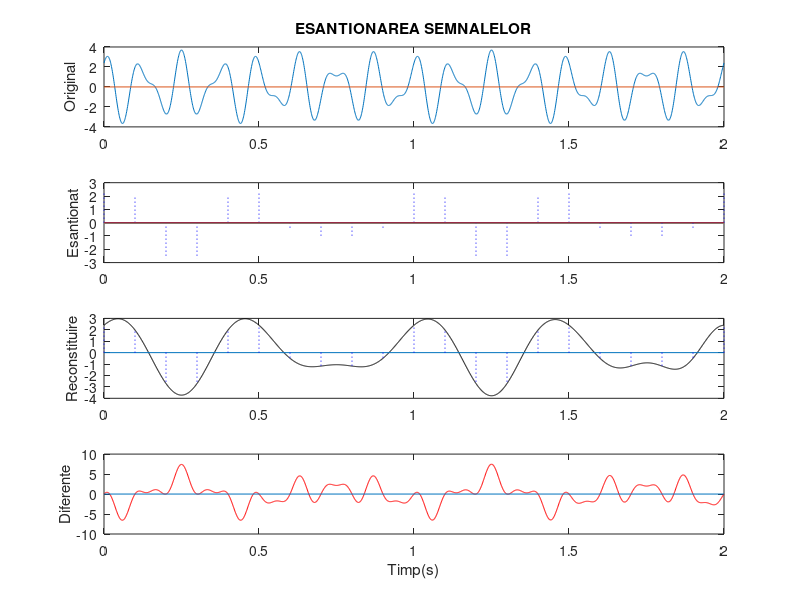

Write the MATLAB code that produced this figure.
% optiune de reprezentare (rep=0) grafic unic, (rep>0) grafice separate 
tmax=2; % timpul maxim de reprezentare
fi=pi/2; % faza componentei secundare
f1=8; % frecventa componentei primare
f2=13; % frecventa componentei secundare
% pasul utilizat la reprezentarea grafica
pasmic=0.001;
fes=10; % frecventa de esantionare
rep=1;
tes=1/fes; % perioada esantioanelor 
a1=2.4;
a2=1.3;
t=0:pasmic:tmax;
% pregatirea graficului 1 (semnal original)
y=a1*cos(2*pi*f1*t)+a2*cos(2*pi*f2*t-fi); 
t1=0:tes:tmax;
n=round(tmax/tes)+1;
% pregatirea graficului 2 (esantionarea)
y1=a1*cos(2*pi*f1*t1)+a2*cos(2*pi*f2*t1-fi);
% pregatirea graficului 3 (reconstituire)
y2=y1(1)*sinc(t/tes);
for k=1:(n-1) 
y2=y2+y1(k+1)*sinc(t/tes-k);
end
if rep>0 
 subplot(4,1,1) 
 plot(t,y) % trasarea graficului 1 (semnal) 
 hold on 
 ylabel('Original') 
 title('ESANTIONAREA SEMNALELOR')
 plot([0 tmax],[0 0]) 
 for i=1:n
 subplot(4,1,2)
% trasarea graficului 2 (esantionarea)
 plot([t1(i) t1(i)],[0 y1(i)],'b:')
 hold on 
 ylabel('Esantionat') 
plot([0 tmax],[0 0])
end 
 subplot(4,1,3)
% trasarea graficului 3 (reconstituire)
 plot(t,y2,'k')
hold on 
plot([0 tmax],[0 0]) 
for i=1:n
plot([t1(i) t1(i)],[0 y1(i)],'b:') 
 end 
 ylabel('Reconstituire') 
 subplot(4,1,4) 
% trasarea graficului 4 (diferente)
 plot(t,y-y2,'r')
 hold on 
plot([0 tmax],[0 0]) 
 ylabel('Diferente') 
 xlabel('Timp(s)') 
else
 plot(t,y) % trasarea graficului 1 (semnal) 
hold on
plot([0 tmax],[0 0]) 
for i=1:n
% trasarea graficului 3 (reconstituire)
 plot([t1(i) t1(i)],[0 y1(i)],'b:') 
end 
 plot(t,y2,'k')
% trasarea graficului 4 (diferente)
 plot(t,y-y2,'r') 
plot([0 tmax],[0 0]) 
title('ESANTIONAREA SEMNALELOR') 
ylabel('Semnal(albastru)/Reconstituire(negru)/Diferente(rosu)')
 xlabel('Timp(s)') 
end
